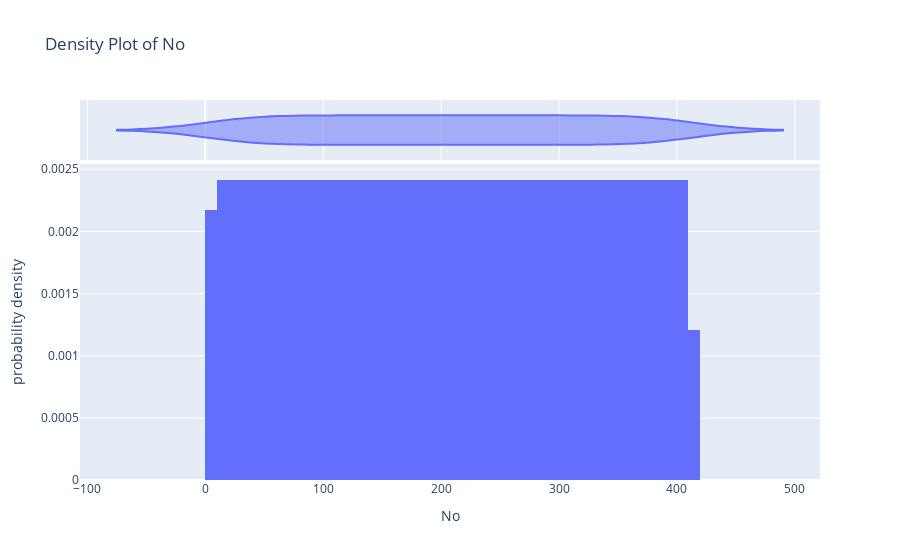
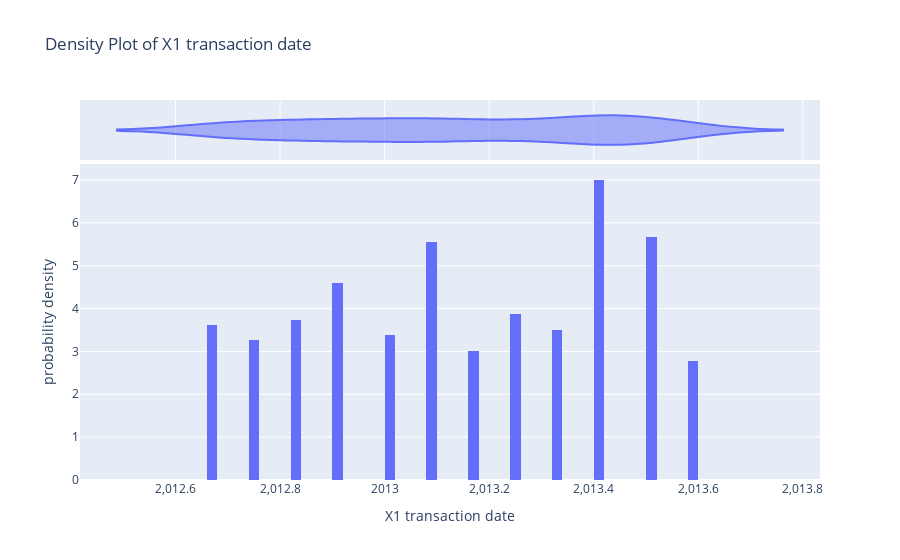
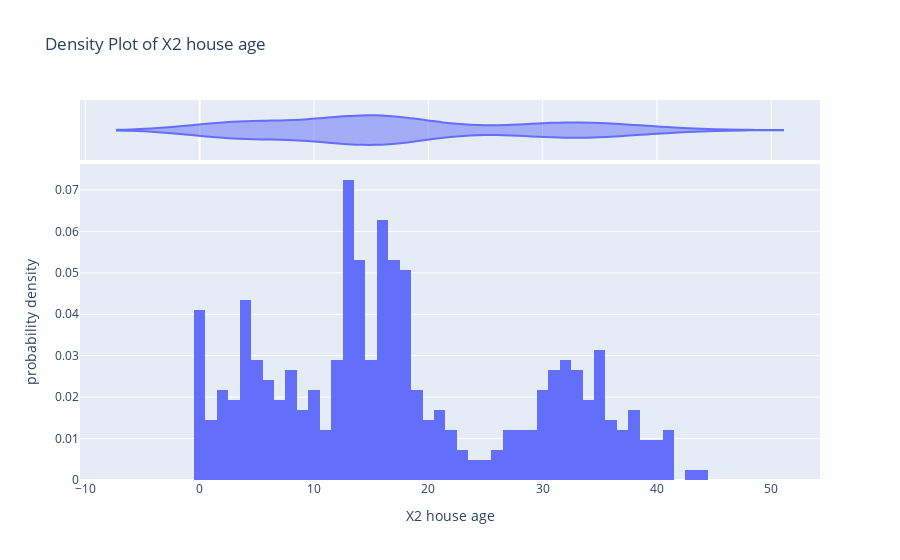
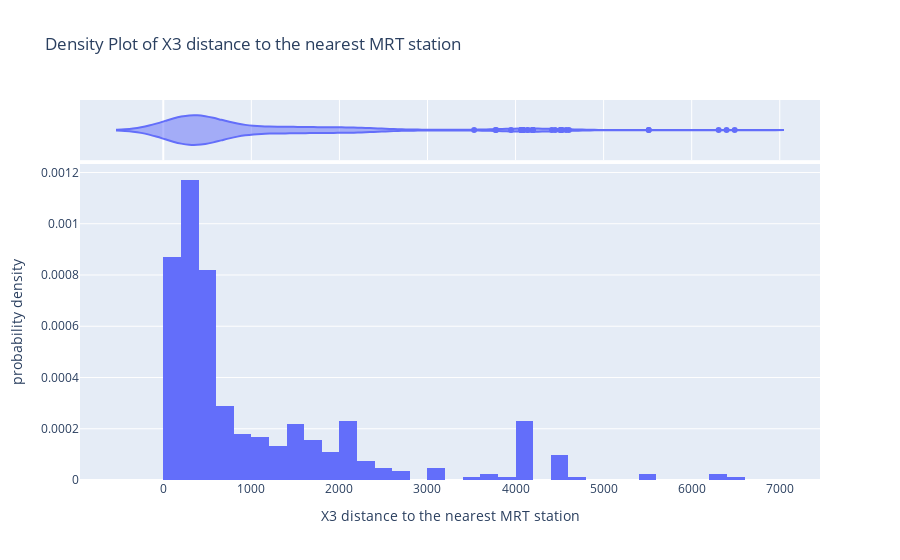

Notebook code cell kept with these figures, in order:
### Code cell
# Loop through each column in the DataFrame for density plots
for column in df.columns:
    fig = px.histogram(df, x=column, nbins=50, marginal='violin', histnorm='probability density', title=f'Density Plot of {column}')
    fig.show()

### Figure 1 — Plotly figure (JSON) as saved in the notebook; plotly's stock layout.template omitted (floating-point values rounded to 4 significant figures; data arrays with more than 128 entries replaced by an {"elided": "..."} marker saying what was removed)
{"data": [{"alignmentgroup": "True", "bingroup": "x", "histnorm": "probability density", "hovertemplate": "No=%{x}<br>probability density=%{y}<extra></extra>", "legendgroup": "", "marker": {"color": "#636efa", "pattern": {"shape": ""}}, "name": "", "nbinsx": 50, "offsetgroup": "", "orientation": "v", "showlegend": false, "type": "histogram", "x": {"elided": "414 int values"}, "xaxis": "x", "yaxis": "y"}, {"alignmentgroup": "True", "hovertemplate": "No=%{x}<extra></extra>", "legendgroup": "", "marker": {"color": "#636efa"}, "name": "", "offsetgroup": "", "scalegroup": "x", "showlegend": false, "type": "violin", "x": {"elided": "414 int values"}, "xaxis": "x2", "yaxis": "y2"}], "layout": {"autosize": true, "barmode": "relative", "legend": {"tracegroupgap": 0}, "title": {"text": "Density Plot of No"}, "xaxis": {"anchor": "y", "autorange": true, "domain": [0, 1], "range": [-106.3, 521.3], "title": {"text": "No"}, "type": "linear"}, "xaxis2": {"anchor": "y2", "autorange": true, "domain": [0, 1], "matches": "x", "range": [-106.3, 521.3], "showgrid": true, "showticklabels": false, "type": "linear"}, "yaxis": {"anchor": "x", "autorange": true, "domain": [0, 0.8316], "range": [0, 0.002543], "title": {"text": "probability density"}}, "yaxis2": {"anchor": "x2", "autorange": true, "domain": [0.8416, 1], "matches": "y2", "range": [-0.5, 0.5], "showgrid": false, "showline": false, "showticklabels": false, "ticks": "", "type": "category"}}}

### Figure 2 — Plotly figure (JSON) as saved in the notebook; plotly's stock layout.template omitted (floating-point values rounded to 4 significant figures; data arrays with more than 128 entries replaced by an {"elided": "..."} marker saying what was removed)
{"data": [{"alignmentgroup": "True", "bingroup": "x", "histnorm": "probability density", "hovertemplate": "X1 transaction date=%{x}<br>probability density=%{y}<extra></extra>", "legendgroup": "", "marker": {"color": "#636efa", "pattern": {"shape": ""}}, "name": "", "nbinsx": 50, "offsetgroup": "", "orientation": "v", "showlegend": false, "type": "histogram", "x": {"elided": "414 float values"}, "xaxis": "x", "yaxis": "y"}, {"alignmentgroup": "True", "hovertemplate": "X1 transaction date=%{x}<extra></extra>", "legendgroup": "", "marker": {"color": "#636efa"}, "name": "", "offsetgroup": "", "scalegroup": "x", "showlegend": false, "type": "violin", "x": {"elided": "414 float values"}, "xaxis": "x2", "yaxis": "y2"}], "layout": {"autosize": true, "barmode": "relative", "legend": {"tracegroupgap": 0}, "title": {"text": "Density Plot of X1 transaction date"}, "xaxis": {"anchor": "y", "autorange": true, "domain": [0, 1], "range": [2012.0, 2014.0], "title": {"text": "X1 transaction date"}, "type": "linear"}, "xaxis2": {"anchor": "y2", "autorange": true, "domain": [0, 1], "matches": "x", "range": [2012.0, 2014.0], "showgrid": true, "showticklabels": false, "type": "linear"}, "yaxis": {"anchor": "x", "autorange": true, "domain": [0, 0.8316], "range": [0, 7.374], "title": {"text": "probability density"}}, "yaxis2": {"anchor": "x2", "autorange": true, "domain": [0.8416, 1], "matches": "y2", "range": [-0.5, 0.5], "showgrid": false, "showline": false, "showticklabels": false, "ticks": "", "type": "category"}}}

### Figure 3 — Plotly figure (JSON) as saved in the notebook; plotly's stock layout.template omitted (floating-point values rounded to 4 significant figures; data arrays with more than 128 entries replaced by an {"elided": "..."} marker saying what was removed)
{"data": [{"alignmentgroup": "True", "bingroup": "x", "histnorm": "probability density", "hovertemplate": "X2 house age=%{x}<br>probability density=%{y}<extra></extra>", "legendgroup": "", "marker": {"color": "#636efa", "pattern": {"shape": ""}}, "name": "", "nbinsx": 50, "offsetgroup": "", "orientation": "v", "showlegend": false, "type": "histogram", "x": {"elided": "414 float values"}, "xaxis": "x", "yaxis": "y"}, {"alignmentgroup": "True", "hovertemplate": "X2 house age=%{x}<extra></extra>", "legendgroup": "", "marker": {"color": "#636efa"}, "name": "", "offsetgroup": "", "scalegroup": "x", "showlegend": false, "type": "violin", "x": {"elided": "414 float values"}, "xaxis": "x2", "yaxis": "y2"}], "layout": {"autosize": true, "barmode": "relative", "legend": {"tracegroupgap": 0}, "title": {"text": "Density Plot of X2 house age"}, "xaxis": {"anchor": "y", "autorange": true, "domain": [0, 1], "range": [-10.47, 54.27], "title": {"text": "X2 house age"}, "type": "linear"}, "xaxis2": {"anchor": "y2", "autorange": true, "domain": [0, 1], "matches": "x", "range": [-10.47, 54.27], "showgrid": true, "showticklabels": false, "type": "linear"}, "yaxis": {"anchor": "x", "autorange": true, "domain": [0, 0.8316], "range": [0, 0.07628], "title": {"text": "probability density"}}, "yaxis2": {"anchor": "x2", "autorange": true, "domain": [0.8416, 1], "matches": "y2", "range": [-0.5, 0.5], "showgrid": false, "showline": false, "showticklabels": false, "ticks": "", "type": "category"}}}

### Figure 4 — Plotly figure (JSON) as saved in the notebook; plotly's stock layout.template omitted (floating-point values rounded to 4 significant figures; data arrays with more than 128 entries replaced by an {"elided": "..."} marker saying what was removed)
{"data": [{"alignmentgroup": "True", "bingroup": "x", "histnorm": "probability density", "hovertemplate": "X3 distance to the nearest MRT station=%{x}<br>probability density=%{y}<extra></extra>", "legendgroup": "", "marker": {"color": "#636efa", "pattern": {"shape": ""}}, "name": "", "nbinsx": 50, "offsetgroup": "", "orientation": "v", "showlegend": false, "type": "histogram", "x": {"elided": "414 float values"}, "xaxis": "x", "yaxis": "y"}, {"alignmentgroup": "True", "hovertemplate": "X3 distance to the nearest MRT station=%{x}<extra></extra>", "legendgroup": "", "marker": {"color": "#636efa"}, "name": "", "offsetgroup": "", "scalegroup": "x", "showlegend": false, "type": "violin", "x": {"elided": "414 float values"}, "xaxis": "x2", "yaxis": "y2"}], "layout": {"autosize": true, "barmode": "relative", "legend": {"tracegroupgap": 0}, "title": {"text": "Density Plot of X3 distance to the nearest MRT station"}, "xaxis": {"anchor": "y", "autorange": true, "domain": [0, 1], "range": [-945.5, 7457.0], "title": {"text": "X3 distance to the nearest MRT station"}, "type": "linear"}, "xaxis2": {"anchor": "y2", "autorange": true, "domain": [0, 1], "matches": "x", "range": [-945.5, 7457.0], "showgrid": true, "showticklabels": false, "type": "linear"}, "yaxis": {"anchor": "x", "autorange": true, "domain": [0, 0.8316], "range": [0, 0.001233], "title": {"text": "probability density"}}, "yaxis2": {"anchor": "x2", "autorange": true, "domain": [0.8416, 1], "matches": "y2", "range": [-0.5, 0.5], "showgrid": false, "showline": false, "showticklabels": false, "ticks": "", "type": "category"}}}
